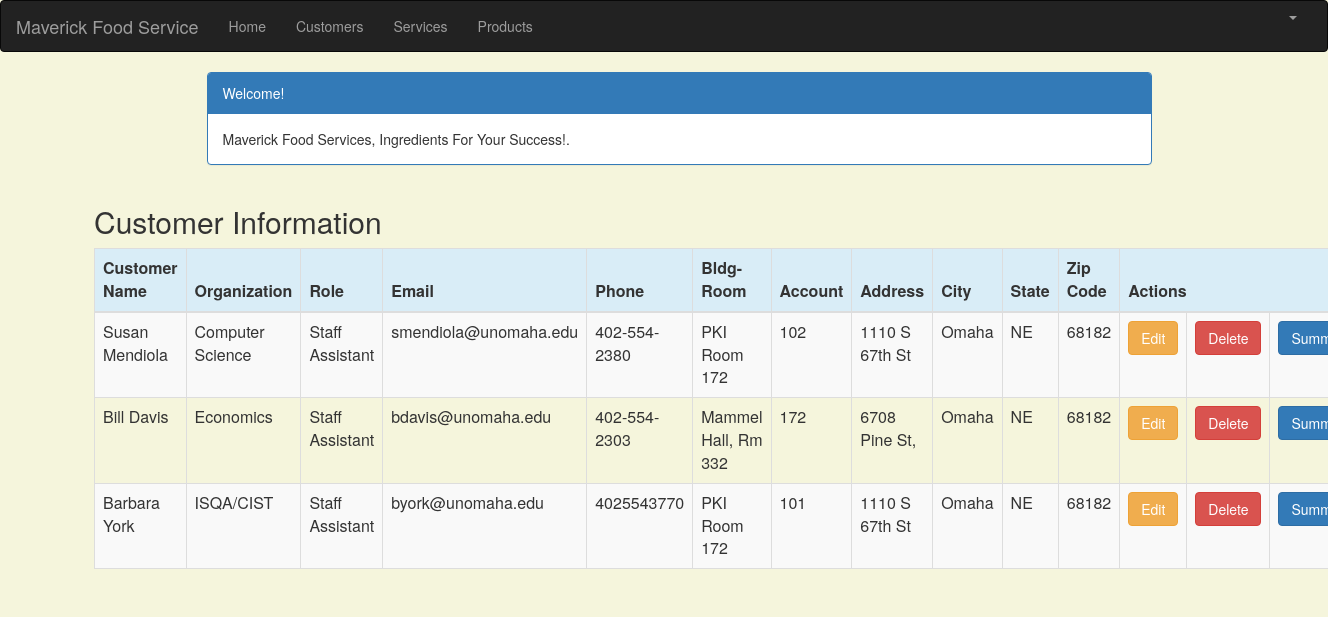
The app's page /customer_list (signed in), older data.
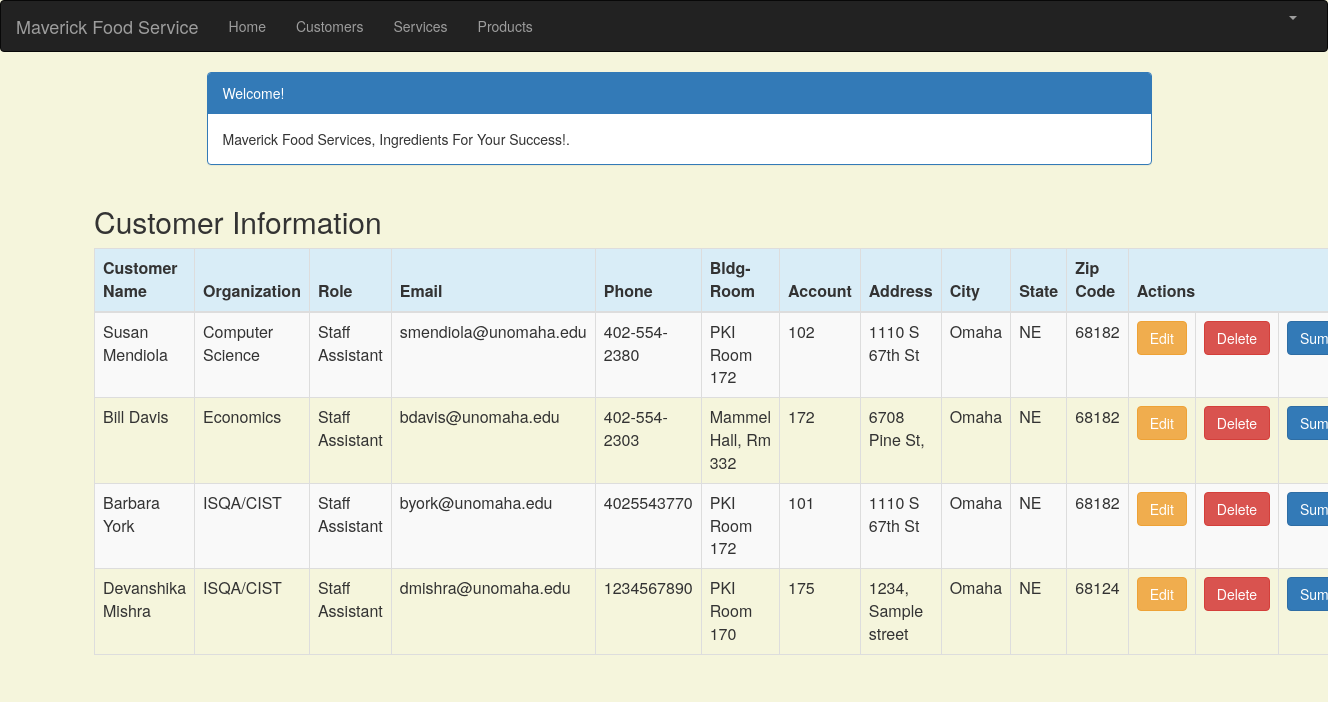
The same page, newer data.
### crm/models.py (models this page shows, shortened)
class Customer(models.Model):
    cust_name = models.CharField(max_length=50)
    organization = models.CharField(max_length=100, blank=True)
    role = models.CharField(max_length=100)
    email = models.EmailField(max_length=100)
    bldgroom = models.CharField(max_length=100)
    address = models.CharField(max_length=200)
    account_number = models.IntegerField(blank=False, null=False)
    city = models.CharField(max_length=50)
    state = models.CharField(max_length=50)
    zipcode = models.CharField(max_length=10)
    phone_number = models.CharField(max_length=50)
    created_date = models.DateTimeField(
        default=timezone.now)
    updated_date = models.DateTimeField(auto_now_add=True)

### crm/views.py (the view)
# urls.py: path('customer_list', views.customer_list, name='customer_list'),
@login_required
def customer_list(request):
    customer = Customer.objects.filter(created_date__lte=timezone.now())
    return render(request, 'crm/customer_list.html',
                 {'customers': customer})

### crm/templates/crm/customer_list.html (shortened to what this page needs)
{% extends 'crm/base.html' %}
{% block content %}
    <html>
    <head>
        <link rel="stylesheet" href="https://maxcdn.bootstrapcdn.com/bootstrap/3.3.4/css/bootstrap.min.css">
    </head>
    <body>
    <div class="container">
        <div class="row">
            <div class="col-md-10 col-md-offset-1">
                <div class="panel panel-primary">
                    <div class="panel-heading">Welcome!</div>
                    <div class="panel-body">
                        Maverick Food Services, Ingredients For Your Success!.
                    </div>
                </div>
            </div>
        </div>
    </div>
    <div class="row">
 <h2 style="padding-left: 15Px">Customer Information</h2>
    </div>
    <div>
        <table class="table table-striped table-bordered table-hover">
            <thead>
            <tr class="bg-info">
                <th>Customer Name</th>
                <th>Organization</th>
                <th>Role</th>
                <th>Email</th>
                <th>Phone</th>
                <th>Bldg-Room</th>
                <th>Account</th>
                <th>Address</th>
                <th>City</th>
                <th>State</th>
                <th>Zip Code</th>
                <th colspan="3">Actions</th>
            </tr>
            </thead>
            <tbody>
            {% for customer in customers %}
                <tr>
                    <td>{{ customer.cust_name }}</td>
                    <td>{{ customer.organization }}</td>
                    <td>{{ customer.role }}</td>
                    <td>{{ customer.email }}</td>
                    <td>{{ customer.phone_number }}</td>
                    <td>{{ customer.bldgroom }}</td>
                    <td>{{ customer.account_number }}</td>
                    <td>{{ customer.address }}</td>
                    <td>{{ customer.city }}</td>
                    <td>{{ customer.state }}</td>
                    <td>{{ customer.zipcode }}</td>
                    <td><a href="{% url 'crm:customer_edit' pk=customer.pk %}" class="btn btn-warning">Edit</a>
                    <td><a href="{% url 'crm:customer_delete' pk=customer.pk %}"
                           onclick="return confirm('Are you sure you want to delete?')"
                           class="btn btn-danger">Delete</a>
                    </td>
                    <td><a href="{% url 'crm:summary' pk=customer.pk %}"
                           class="btn btn-primary">Summary</a>
                </tr>
            {% endfor %}
            </tbody>
        </table>
    </div>
    </body>
    </html>
{% endblock %}

### crm/templates/crm/base.html (shortened to what this page needs)
{% load staticfiles %}
<html lang="en">
<head>
    <link rel="stylesheet" href="https://maxcdn.bootstrapcdn.com/bootstrap/3.3.7/css/bootstrap.min.css">
</head>
<body id="app-layout">
<nav class="navbar navbar-inverse">
    <div class="container-fluid">
        <div class="navbar-header">
            <a class="navbar-brand" href="/">
                Maverick Food Service
            </a>
        </div>
        <div class="collapse navbar-collapse" id="myNavbar">
            <ul class="nav navbar-nav">
                <li><a href="{% url 'crm:home' %}">Home</a></li>
                <li><a href="{% url 'crm:customer_list' %}">Customers</a></li>
                <li><a href="{% url 'crm:service_list' %}">Services</a></li>
                <li><a href="{% url 'crm:product_list' %}">Products</a></li>
            </ul>
            <ul class="nav navbar-nav navbar-right">
                {% if user.is_authenticated %}
                    <li class="dropdown">
                        <a href="#" class="dropdown-toggle" data-toggle="dropdown" role="button" aria-expanded="false">
                            <span class="caret"></span>
                        </a>
                    </li>
                {% else %}
                    <li><a href="{% url 'login' %}"><span class="glyphicon glyphicon-log-in"></span> Login</a></li>
                    <li><a href="{% url 'crm:register' %} ">New User?Sign Up</a></li>
                {% endif %}
            </ul>
        </div>
    </div>
</nav>
<div class="content container">
    <div class="row">
        <div class="col-md-8">
            {% block content %}{% endblock %}
        </div>
    </div>
</div>
</body>
</html>

### crm/templates/crm/base.html (style rules this page uses)
.navbar { margin-bottom: 0; border-radius: 0; }

### crm/templates/crm/customer_list.html (style rules this page uses)
body { background-color: beige; }

Row changes from the older to the newer data that the page shows:
added Customer: cust_name "Devanshika Mishra", organization "ISQA/CIST", role "Staff Assistant", email "dmishra@unomaha.edu", phone_number "1234567890", bldgroom "PKI Room 170", account_number "175", address "1234, Sample street", city "Omaha", state "NE", zipcode "68124"
